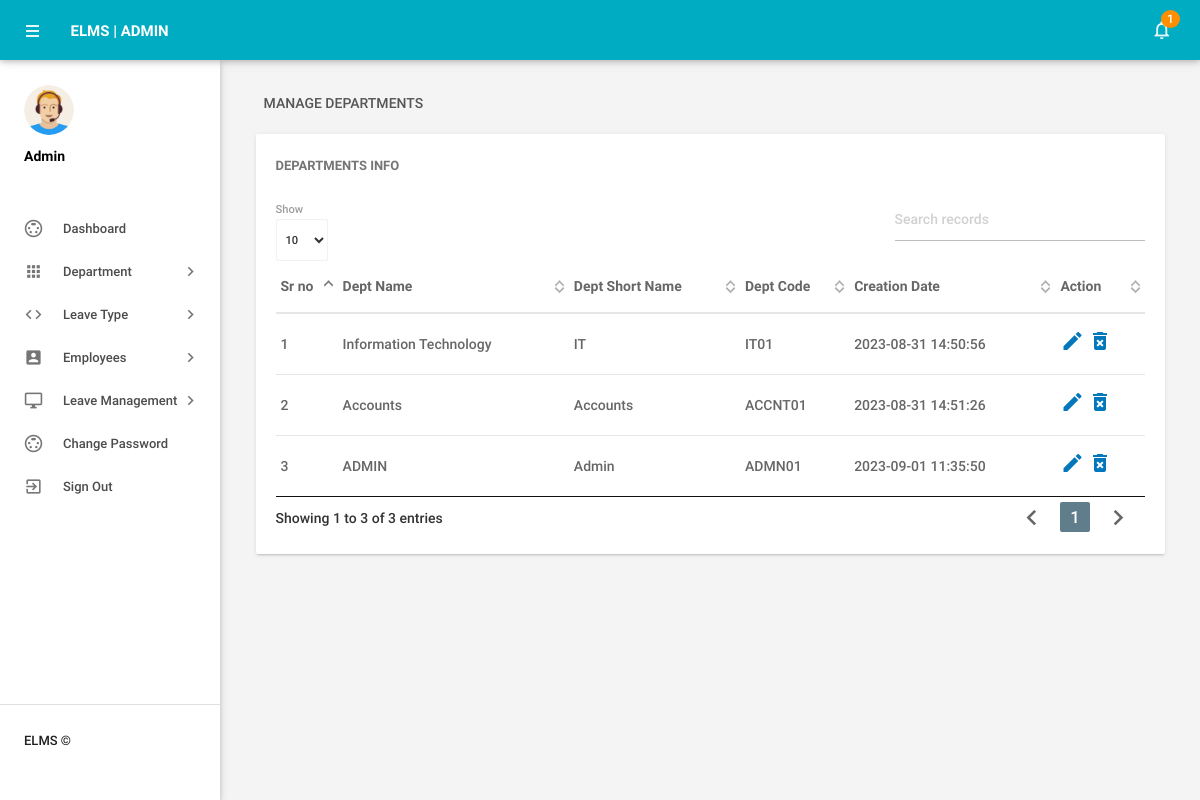
Screenshot of /admin/managedepartments.php (signed in) with the database file from the repository.
### tables this page shows
CREATE TABLE `tbldepartments` (
  `id` int(11) NOT NULL,
  `DepartmentName` varchar(150) DEFAULT NULL,
  `DepartmentShortName` varchar(100) DEFAULT NULL,
  `DepartmentCode` varchar(50) DEFAULT NULL,
  `CreationDate` timestamp NULL DEFAULT current_timestamp()
);

### admin/managedepartments.php (the view, shortened to what this page needs)
<?php
include('includes/config.php');
if(strlen($_SESSION['alogin'])==0)
    {
header('location:index.php');
}
else{
    ?>
<!DOCTYPE html>
<html lang="en">
    <head>
        <link type="text/css" rel="stylesheet" href="../assets/plugins/materialize/css/materialize.min.css"/>
        <link href="../assets/plugins/material-preloader/css/materialPreloader.min.css" rel="stylesheet">
        <link href="../assets/plugins/datatables/css/jquery.dataTables.min.css" rel="stylesheet">
        <link href="../assets/css/alpha.min.css" rel="stylesheet" type="text/css"/>
        <link href="../assets/css/custom.css" rel="stylesheet" type="text/css"/>
    </head>
    <body>
       <?php include('includes/header.php');?>
       <?php include('includes/sidebar.php');?>
            <main class="mn-inner">
                <div class="row">
                    <div class="col s12">
                        <div class="page-title">Manage Departments</div>
                    </div>
                    <div class="col s12 m12 l12">
                        <div class="card">
                            <div class="card-content">
                                <span class="card-title">Departments Info</span>
                                <table id="example" class="display responsive-table ">
                                    <thead>
                                        <tr>
                                            <th>Sr no</th>
                                            <th>Dept Name</th>
                                            <th>Dept Short Name</th>
                                            <th>Dept Code</th>
                                            <th>Creation Date</th>
                                            <th>Action</th>
                                        </tr>
                                    </thead>
                                    <tbody>
<?php $sql = "SELECT * from tbldepartments";
$query = $dbh -> prepare($sql);
$query->execute();
$results=$query->fetchAll(PDO::FETCH_OBJ);
$cnt=1;
if($query->rowCount() > 0)
{
foreach($results as $result)
{               ?>
                                        <tr>
                                            <td> <?php echo htmlentities($cnt);?></td>
                                            <td><?php echo htmlentities($result->DepartmentName);?></td>
                                            <td><?php echo htmlentities($result->DepartmentShortName);?></td>
                                            <td><?php echo htmlentities($result->DepartmentCode);?></td>
                                            <td><?php echo htmlentities($result->CreationDate);?></td>
                                            <td><a href="editdepartment.php?deptid=<?php echo htmlentities($result->id);?>"><i class="material-icons">mode_edit</i></a><a href="managedepartments.php?del=<?php echo htmlentities($result->id);?>" onclick="return confirm('Do you want to delete');"> <i class="material-icons">delete_forever</i></a></td>
                                        </tr>
                                         <?php $cnt++;} }?>
                                    </tbody>
                                </table>
                            </div>
                        </div>
                    </div>
                </div>
            </main>
        </div>
        <div class="left-sidebar-hover"></div>
    </body>
</html>
<?php } ?>

### rows the page displays
tbldepartments: DepartmentName "Information Technology", DepartmentShortName "IT", DepartmentCode "IT01", CreationDate "2023-08-31 14:50:56"
tbldepartments: DepartmentName "Accounts", DepartmentShortName "Accounts", DepartmentCode "ACCNT01", CreationDate "2023-08-31 14:51:26"
tbldepartments: DepartmentName "ADMIN", DepartmentShortName "Admin", DepartmentCode "ADMN01", CreationDate "2023-09-01 11:35:50"

### other values shown
$unreadcount "1"
